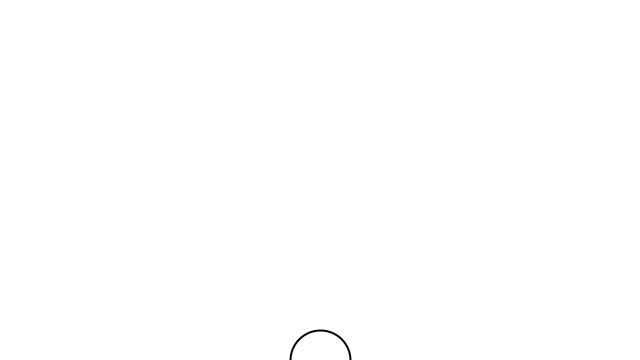
Frame 1 (no input)
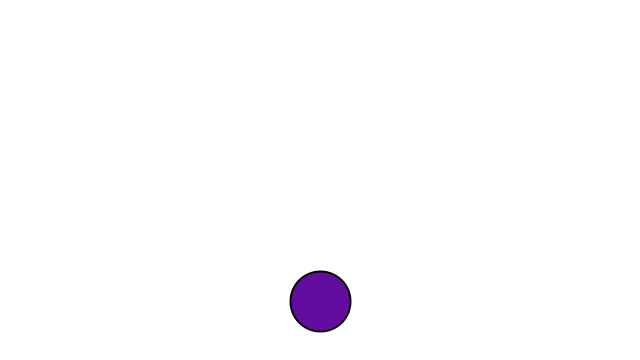
Frame 60 (the mouse pressed at the canvas centre just before this capture)
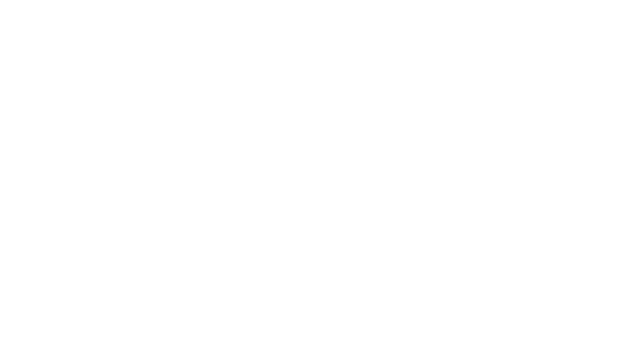
Frame 120 (the mouse held since frame 60 and released just before this capture)

The Processing sketch that drew these frames (run headless with seeded random() and noise(); from frame 60 on, the mouse is pressed at the canvas centre):

// Processing sketch: bubble_class2
// ── bubble_class2.pde
Bubble b;

//some major logical errors with 
//explosion and animation/looping


void setup() {
  size(640, 360);
  b = new Bubble();
}

void draw() {
  background(255);
  b.display(60, 60);
  b.ascend();
  b.top();
  b.colour();
}

void mousePressed() {
  b.pop();
  b.display(0,0);
}

// ── Bubble.pde
class Bubble {

  float x;
  float y;
  boolean bubbleoff; 

  Bubble() {
    //data
    x = width/2;
    y = height;
  }


  void ascend() {
    y--;
  }

  void display(float a, float b) {
    if (!bubbleoff) {
      stroke(4);
      strokeWeight(2);
      ellipse(x, y, a, b);
    }
  }



  void top() {
    if (y < -10) {
      x = width/2;
      y = -10;
    }
  }

  void colour() {
    fill(random(255), random(255), random(255));
  }


  void pop() {
      x++;
      y++;
      ellipse(x, y, x, y);
    

    bubbleoff = true;
  }



  //end curly
}
